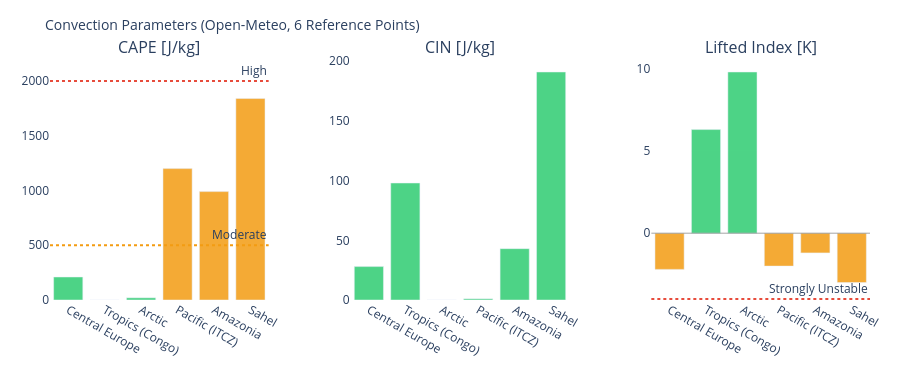

Notebook code cell kept with this figure:
### Markdown cell above
---
## 3. Visualizations

### Code cell
# ============================================================
# CAPE / CIN / LIFTED INDEX – Convection potential
# ============================================================

if not df_atm.empty:
    fig = make_subplots(
        rows=1, cols=3,
        subplot_titles=['CAPE [J/kg]', 'CIN [J/kg]', 'Lifted Index [K]'],
        horizontal_spacing=0.1
    )
    pts = df_atm['point'].tolist()
    pt_colors = ['#E85D24','#185FA5','#888780','#378ADD','#639922','#F2A623']

    # CAPE – höher = mehr Gewitterpotential
    cape_vals = df_atm['cape'].fillna(0).tolist()
    cape_colors = ['#e74c3c' if v > 2000 else '#f39c12' if v > 500 else '#2ecc71'
                   for v in cape_vals]
    fig.add_trace(go.Bar(x=pts, y=cape_vals, marker_color=cape_colors,
                         opacity=0.85, showlegend=False), row=1, col=1)
    fig.add_hline(y=2000, line_dash='dot', line_color='#e74c3c',
                  annotation_text='High', row=1, col=1)
    fig.add_hline(y=500,  line_dash='dot', line_color='#f39c12',
                  annotation_text='Moderate', row=1, col=1)

    # CIN – negativer = stärker gedeckelt (weniger Auslöse)
    cin_vals = df_atm['cin'].fillna(0).tolist()
    cin_colors = ['#e74c3c' if v < -200 else '#f39c12' if v < -50 else '#2ecc71'
                  for v in cin_vals]
    fig.add_trace(go.Bar(x=pts, y=cin_vals, marker_color=cin_colors,
                         opacity=0.85, showlegend=False), row=1, col=2)

    # Lifted Index – negativ = instabil
    li_vals = df_atm['li'].fillna(0).tolist()
    li_colors = ['#e74c3c' if v < -4 else '#f39c12' if v < 0 else '#2ecc71'
                 for v in li_vals]
    fig.add_trace(go.Bar(x=pts, y=li_vals, marker_color=li_colors,
                         opacity=0.85, showlegend=False), row=1, col=3)
    fig.add_hline(y=0, line_color='gray', line_width=0.7, row=1, col=3)
    fig.add_hline(y=-4, line_dash='dot', line_color='#e74c3c',
                  annotation_text='Strongly Unstable', row=1, col=3)

    fig.update_layout(
        title=dict(text='Convection Parameters (Open-Meteo, 6 Reference Points)', font=dict(size=14)),
        height=380, plot_bgcolor='rgba(0,0,0,0)', paper_bgcolor='rgba(0,0,0,0)',
        margin=dict(l=50, r=30, t=60, b=80)
    )
    fig.update_xaxes(tickangle=30)
    fig.show()

### Figure 1 — Plotly figure (JSON) as saved in the notebook; plotly's stock layout.template omitted (floating-point values rounded to 4 significant figures)
{"data": [{"marker": {"color": ["#2ecc71", "#2ecc71", "#2ecc71", "#f39c12", "#f39c12", "#f39c12"]}, "opacity": 0.85, "showlegend": false, "type": "bar", "x": ["Central Europe", "Tropics (Congo)", "Arctic", "Pacific (ITCZ)", "Amazonia", "Sahel"], "xaxis": "x", "y": [210.0, 0.0, 20.0, 1200.0, 990.0, 1840.0], "yaxis": "y"}, {"marker": {"color": ["#2ecc71", "#2ecc71", "#2ecc71", "#2ecc71", "#2ecc71", "#2ecc71"]}, "opacity": 0.85, "showlegend": false, "type": "bar", "x": ["Central Europe", "Tropics (Congo)", "Arctic", "Pacific (ITCZ)", "Amazonia", "Sahel"], "xaxis": "x2", "y": [28.0, 98.0, 0.0, 1.0, 43.0, 191.0], "yaxis": "y2"}, {"marker": {"color": ["#f39c12", "#2ecc71", "#2ecc71", "#f39c12", "#f39c12", "#f39c12"]}, "opacity": 0.85, "showlegend": false, "type": "bar", "x": ["Central Europe", "Tropics (Congo)", "Arctic", "Pacific (ITCZ)", "Amazonia", "Sahel"], "xaxis": "x3", "y": [-2.2, 6.3, 9.8, -2.0, -1.2, -3.0], "yaxis": "y3"}], "layout": {"annotations": [{"font": {"size": 16}, "showarrow": false, "text": "CAPE [J/kg]", "x": 0.1333, "xanchor": "center", "xref": "paper", "y": 1.0, "yanchor": "bottom", "yref": "paper"}, {"font": {"size": 16}, "showarrow": false, "text": "CIN [J/kg]", "x": 0.5, "xanchor": "center", "xref": "paper", "y": 1.0, "yanchor": "bottom", "yref": "paper"}, {"font": {"size": 16}, "showarrow": false, "text": "Lifted Index [K]", "x": 0.8667, "xanchor": "center", "xref": "paper", "y": 1.0, "yanchor": "bottom", "yref": "paper"}, {"showarrow": false, "text": "High", "x": 1, "xanchor": "right", "xref": "x domain", "y": 2000, "yanchor": "bottom", "yref": "y"}, {"showarrow": false, "text": "Moderate", "x": 1, "xanchor": "right", "xref": "x domain", "y": 500, "yanchor": "bottom", "yref": "y"}, {"showarrow": false, "text": "Strongly Unstable", "x": 1, "xanchor": "right", "xref": "x3 domain", "y": -4, "yanchor": "bottom", "yref": "y3"}], "height": 380, "margin": {"b": 80, "l": 50, "r": 30, "t": 60}, "paper_bgcolor": "rgba(0,0,0,0)", "plot_bgcolor": "rgba(0,0,0,0)", "shapes": [{"line": {"color": "#e74c3c", "dash": "dot"}, "type": "line", "x0": 0, "x1": 1, "xref": "x domain", "y0": 2000, "y1": 2000, "yref": "y"}, {"line": {"color": "#f39c12", "dash": "dot"}, "type": "line", "x0": 0, "x1": 1, "xref": "x domain", "y0": 500, "y1": 500, "yref": "y"}, {"line": {"color": "gray", "width": 0.7}, "type": "line", "x0": 0, "x1": 1, "xref": "x3 domain", "y0": 0, "y1": 0, "yref": "y3"}, {"line": {"color": "#e74c3c", "dash": "dot"}, "type": "line", "x0": 0, "x1": 1, "xref": "x3 domain", "y0": -4, "y1": -4, "yref": "y3"}], "title": {"font": {"size": 14}, "text": "Convection Parameters (Open-Meteo, 6 Reference Points)"}, "xaxis": {"anchor": "y", "domain": [0.0, 0.2667], "tickangle": 30}, "xaxis2": {"anchor": "y2", "domain": [0.3667, 0.6333], "tickangle": 30}, "xaxis3": {"anchor": "y3", "domain": [0.7333, 1.0], "tickangle": 30}, "yaxis": {"anchor": "x", "domain": [0.0, 1.0]}, "yaxis2": {"anchor": "x2", "domain": [0.0, 1.0]}, "yaxis3": {"anchor": "x3", "domain": [0.0, 1.0]}}}
